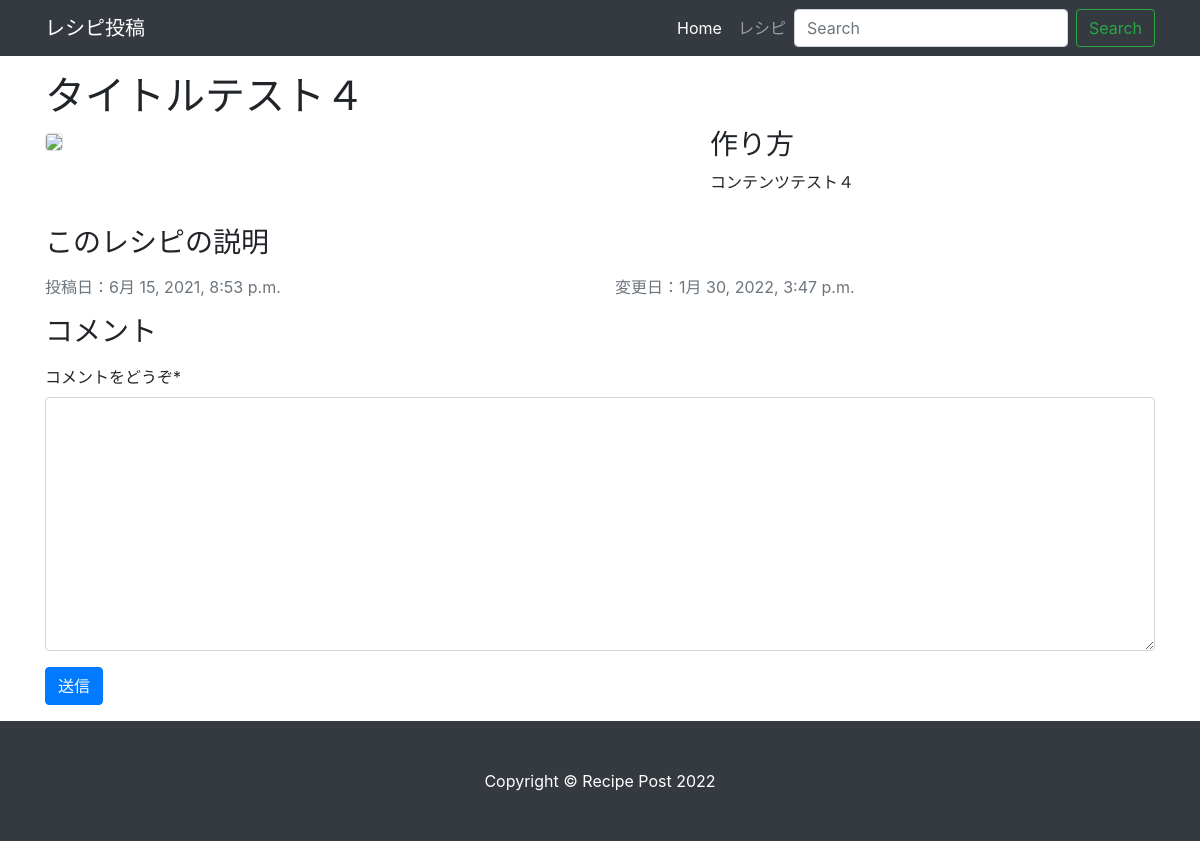
Page /recipe/4 on the earlier database version.
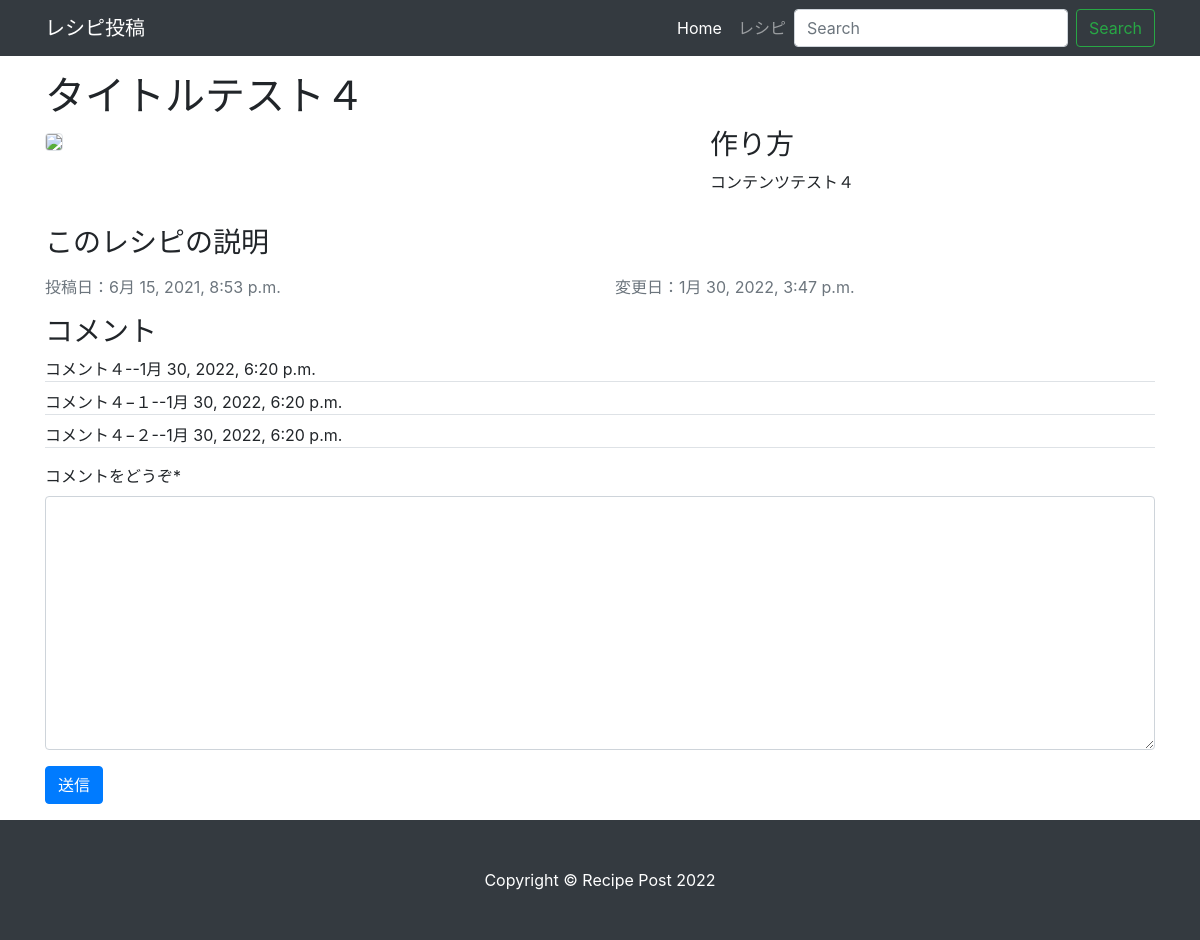
Same page on the later database version.
### comment/models.py (models this page shows)
class Comment(models.Model):
  content = models.TextField()
  created = models.DateTimeField(auto_now_add=True)
  recipe = models.ForeignKey(Recipe, on_delete=models.CASCADE, default=None, null=True)

### recipe/views.py (the view)
# urls.py: path('<int:pk>', RecipeDetailView.as_view(), name="detail"),
class RecipeDetailView(DetailView):
  model = Recipe
  def get_context_data(self, **kwargs):
    context = super().get_context_data(**kwargs)
    context['CommentForm'] = CommentForm(initial={'recipe':self.object})
    return context

### comment/forms.py
class CommentForm(forms.ModelForm):
  class Meta:
    model = Comment
    fields = ["content", "recipe", ]
    widgets = {
      "recipe":forms.HiddenInput()
    }
    labels = {
      "content":"コメントをどうぞ"
    }

### recipe/templates/recipe/recipe_detail.html (shortened to what this page needs)
{% extends "base.html" %}
{% load static %}
{% load crispy_forms_tags %}
{% block body %}
  <div class="row my-3">
    <div class="col-lg-12">
      <h1>{{recipe.title}}</h1>
    </div>
    <div class="col-lg-7">
      {% if recipe.image %}
        <img src="{{ recipe.detail_main.url }}" width="640" class="img-fluid rounded border">
      {% else %}
        <img src="{% static 'images/01.jpeg' %}" width="640" class="img-fluid rounded border">
      {% endif %}
    </div>
    <div class="col-lg-5">
      <h3>作り方</h3>
      <p>{{recipe.content}}</p>
    </div>
  </div>
  <div class="row">
    <div class="col-lg-12">
      <h3>このレシピの説明</h3>
    </div>
  </div>
  <div class="row">
    <div class="col">
      <p class="text-muted">投稿日：{{recipe.created}}</p>
    </div>
    <div class="col">
      <p class="text-muted">変更日：{{recipe.modified}}</p>
    </div>
  </div>
  <div class="row">
    <div class="col">
      <h3>コメント</h3>
      <ul class= "list-unstyled">
        {% for comment in recipe.comment_set.all %}
        <li class="border-bottom mt-2">
          {{comment.content}}--{{comment.created}}
        </li>
        {% endfor %}
      </ul>
    </div>
  </div>
  <div class="row">
    <div class="col">
      <form method="post" action="{% url 'comment:create' %}">
        {{ CommentForm|crispy }}
        <button type="submit" class="btn btn-primary">送信</button>
      </form>
    </div>
  </div>
{% endblock %}

Differences in the rows shown:
added Comment: content "コメント４", created "1月 30, 2022, 6:20 p.m."
added Comment: content "コメント４−１", created "1月 30, 2022, 6:20 p.m."
added Comment: content "コメント４−２", created "1月 30, 2022, 6:20 p.m."
